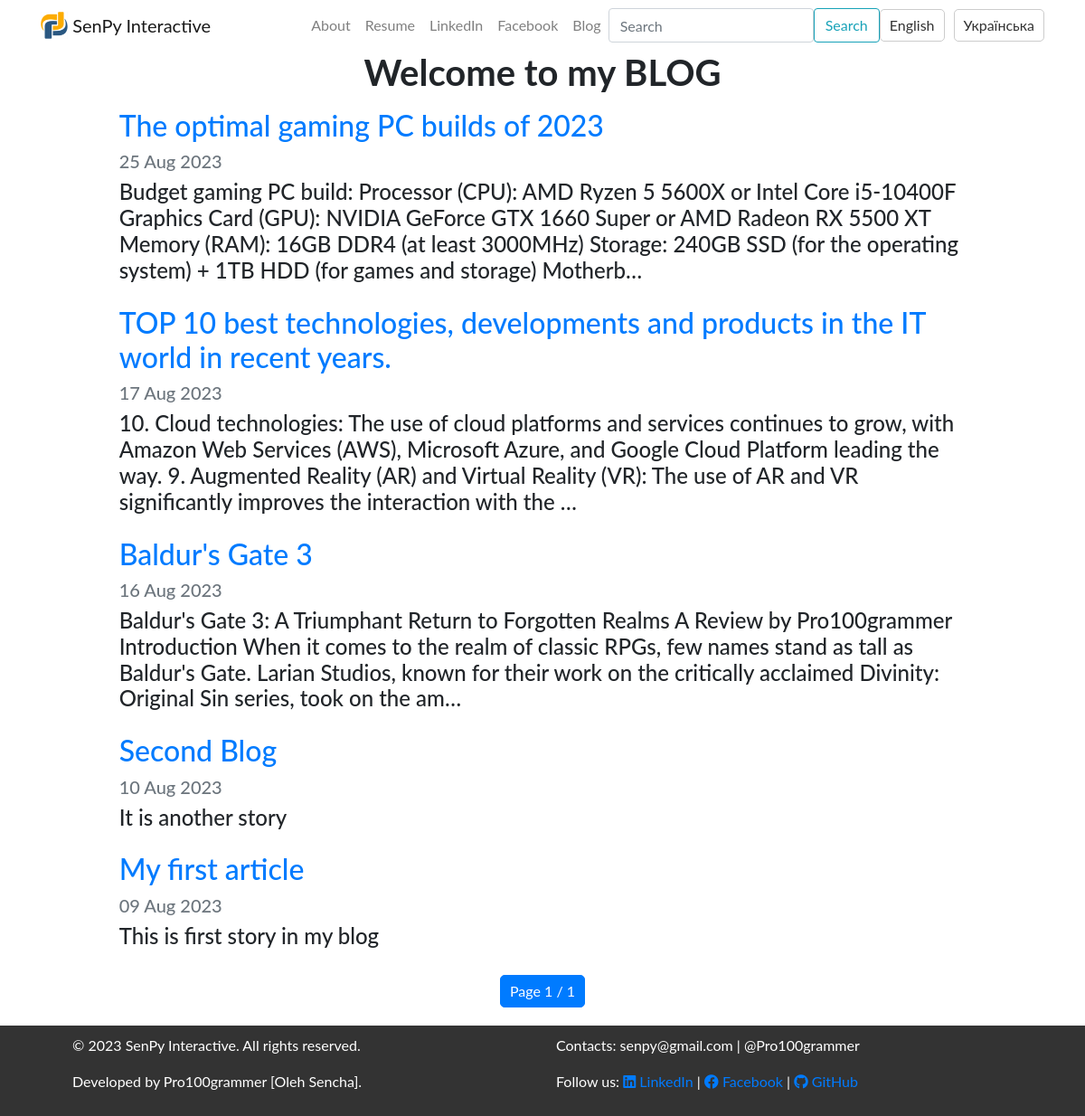
/blog/?page=2, run on an earlier commit of the app's database.
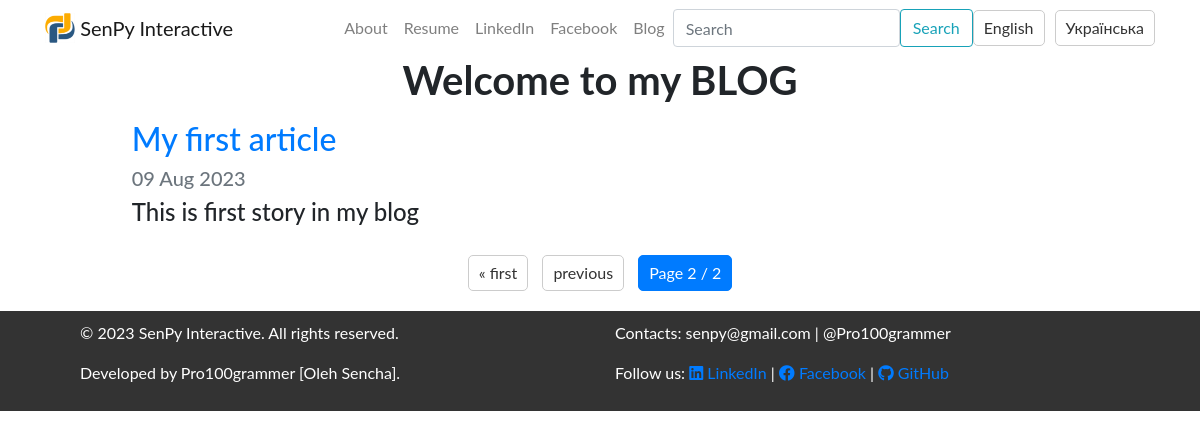
And on a later commit of the database.
### blog/models.py (models this page shows, shortened)
class Blog(models.Model):
    title = models.CharField(max_length=255)
    description = models.TextField()
    date = models.DateField()
    image = models.ImageField(upload_to='blog_images/', null=True, blank=True)

### blog/views.py (the view)
# urls.py: path('', views.all_blogs, name='all_blogs'),
def all_blogs(request):
    blogs = Blog.objects.order_by('-date').all()
    paginator = Paginator(blogs, 5)
    page_number = request.GET.get('page')
    page_obj = paginator.get_page(page_number)
    return render(request, 'blog/all_blogs.html', {'page_obj': page_obj})

### blog/templates/blog/all_blogs.html (shortened to what this page needs)
{% extends 'portfolio/base.html'%}
{% load static %}
{% block extra_styles %}
    <link rel="stylesheet" href="{% static 'blog/style.css' %}">
{% endblock %}
{% block content %}
<h1 id="blogtitle" class="font-weight-bold text-center">Welcome to my BLOG</h1>
{% for blog in page_obj %}
<div class="row justify-content-center my-3" >
  <div class="col-md-10">
    <a href="{% url 'blog:detail' blog.id %}">
      <h2>{{ blog.title }}</h2>
    </a>
    <h5 class="text-muted">{{ blog.date | date:'d M Y' }}</h5>
    <h4>{{ blog.description | striptags | truncatechars:300 }}</h4>
  </div>
</div>
{% endfor %}
<div class="pagination">
  <span class="step-links">
    {% if page_obj.has_previous %}
      <a href="?page=1">&laquo; first</a>
      <a href="?page={{ page_obj.previous_page_number }}">previous</a>
    {% endif %}
    <span class="current">
      Page {{ page_obj.number }} / {{ page_obj.paginator.num_pages }}
    </span>
  </span>
</div>
{% endblock %}

What changed in the data, as far as the page shows it:
no longer on this page (row edited): Blog: title "The optimal gaming PC builds of 2023", date "25 Aug 2023", description "Budget gaming PC build: Processor (CPU): AMD Ryzen 5 5600X or Intel Core i5-10400F Graphics Card (GPU): NVIDIA GeForce GTX 1660 Super or AMD Radeon RX 5500 XT Memory (RAM): 16GB DDR4 (at least 3000MHz) Storage: 240GB SSD (for the operating system) + 1TB HDD (for games and storage) Motherb…"
no longer on this page (row edited): Blog: title "TOP 10 best technologies, developments and products in the IT world in recent years.", date "17 Aug 2023", description "10. Cloud technologies: The use of cloud platforms and services continues to grow, with Amazon Web Services (AWS), Microsoft Azure, and Google Cloud Platform leading the way. 9. Augmented Reality (AR) and Virtual Reality (VR): The use of AR and VR significantly improves the interaction with the …"
no longer on this page (row edited): Blog: title "Baldur's Gate 3", date "16 Aug 2023", description "Baldur's Gate 3: A Triumphant Return to Forgotten Realms A Review by Pro100grammer Introduction When it comes to the realm of classic RPGs, few names stand as tall as Baldur's Gate. Larian Studios, known for their work on the critically acclaimed Divinity: Original Sin series, took on the am…"
no longer on this page (row edited): Blog: title "Second Blog", date "10 Aug 2023", description "It is another story"
Also different on the page:
{{ page_obj.number }}: "1" → "2"
{{ page_obj.paginator.num_pages }}: "1" → "2"
text now shown: "« first previous"
